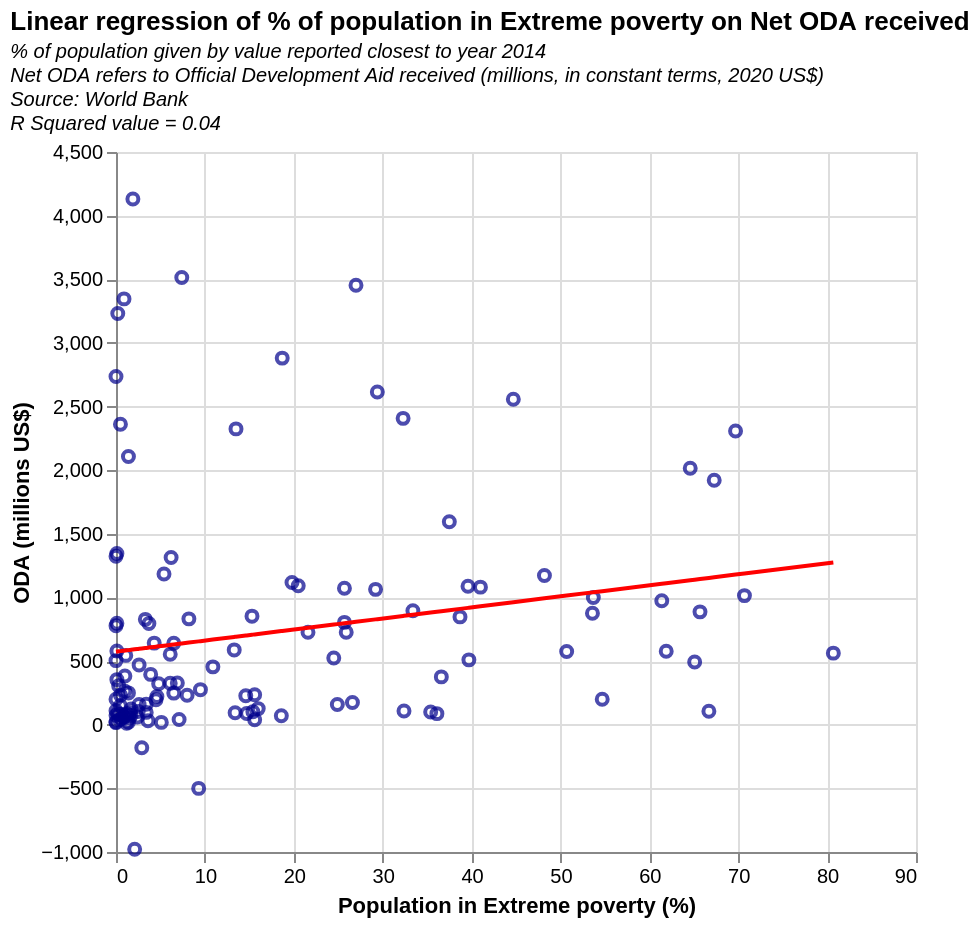

The specification (Vega-Lite) saved for this image:
### Vega-Lite specification from a JSON file in a GitHub repository (floating-point values rounded to 4 significant figures)
{"$schema": "https://vega.github.io/schema/vega-lite/v5.json", "data": {"values": [{"": "0", "X": "1.0", "y": "262.730011", "y2": "582.75865585167"}, {"": "1", "X": "0.5", "y": "148.3500061", "y2": "578.4134764996641"}, {"": "2", "X": "14.6", "y": "227.8099976", "y2": "700.9475342262324"}, {"": "3", "X": "0.6", "y": "47.02000046", "y2": "579.2825123700652"}, {"": "4", "X": "1.4", "y": "250.0099945", "y2": "586.2347993332749"}, {"": "5", "X": "0.0", "y": "200.8099976", "y2": "574.0682971476581"}, {"": "6", "X": "13.5", "y": "2324.47998", "y2": "691.3881396518192"}, {"": "7", "X": "0.0", "y": "110.3499985", "y2": "574.0682971476581"}, {"": "8", "X": "50.7", "y": "575.2199707000001", "y2": "1014.6694834410632"}, {"": "9", "X": "1.7", "y": "123.0899963", "y2": "588.8419069444784"}, {"": "10", "X": "4.3", "y": "641.1699828999999", "y2": "611.4368395749094"}, {"": "11", "X": "0.1", "y": "578.8900146", "y2": "574.9373330180592"}, {"": "12", "X": "15.4", "y": "101.7799988", "y2": "707.8998211894419"}, {"": "13", "X": "3.3", "y": "827.8900146", "y2": "602.7464808708975"}, {"": "14", "X": "39.6", "y": "1088.27002", "y2": "918.2065018265307"}, {"": "15", "X": "65.1", "y": "492.2099915", "y2": "1139.810648778835"}, {"": "16", "X": "4.6", "y": "222.0099945", "y2": "614.043947186113"}, {"": "17", "X": "25.7", "y": "804.0599976", "y2": "797.4105158407649"}, {"": "18", "X": "61.9", "y": "577.1400146", "y2": "1112.0015009259969"}, {"": "19", "X": "36.6", "y": "375.8200073", "y2": "892.135425714495"}, {"": "20", "X": "0.5", "y": "232.6900024", "y2": "578.4134764996641"}, {"": "21", "X": "2.1", "y": "-978.9699707000001", "y2": "592.3180504260831"}, {"": "22", "X": "5.4", "y": "1183.930054", "y2": "620.9962341493225"}, {"": "23", "X": "18.6", "y": "70.62999725", "y2": "735.7089690422802"}, {"": "24", "X": "69.7", "y": "2308.399902", "y2": "1179.7862988172901"}, {"": "25", "X": "35.4", "y": "100.3499985", "y2": "881.7069952696806"}, {"": "26", "X": "1.5", "y": "52.49000168", "y2": "587.103835203676"}, {"": "27", "X": "33.4", "y": "896.0900269", "y2": "864.3262778616568"}, {"": "28", "X": "24.9", "y": "158.2599945", "y2": "790.4582288775553"}, {"": "29", "X": "3.4", "y": "160.2700043", "y2": "603.6155167412986"}, {"": "30", "X": "2.6", "y": "158.61999509999998", "y2": "596.6632297780891"}, {"": "31", "X": "0.9", "y": "3345.830078", "y2": "581.8896199812689"}, {"": "32", "X": "3.4", "y": "96.91999817", "y2": "603.6155167412986"}, {"": "33", "X": "36.1", "y": "87.19999695", "y2": "887.790246362489"}, {"": "34", "X": "27.0", "y": "3453.01001", "y2": "808.7079821559804"}, {"": "35", "X": "0.4", "y": "84.26000214", "y2": "577.5444406292629"}, {"": "36", "X": "2.5", "y": "104.2699966", "y2": "595.7941939076879"}, {"": "37", "X": "13.4", "y": "94.19999695", "y2": "690.519103781418"}, {"": "38", "X": "6.1", "y": "554.25", "y2": "627.0794852421309"}, {"": "39", "X": "25.7", "y": "1072.23999", "y2": "797.4105158407649"}, {"": "40", "X": "9.5", "y": "275.5899963", "y2": "656.6267048357715"}, {"": "41", "X": "24.5", "y": "524.25", "y2": "786.9820853959505"}, {"": "42", "X": "66.7", "y": "105.20999909999999", "y2": "1153.7152227052543"}, {"": "43", "X": "29.2", "y": "1063.650024", "y2": "827.8267713048067"}, {"": "44", "X": "13.3", "y": "587.8699951", "y2": "689.6500679110169"}, {"": "45", "X": "18.7", "y": "2880.620117", "y2": "736.5780049126813"}, {"": "46", "X": "9.3", "y": "-500.10998539999997", "y2": "654.8886330949691"}, {"": "47", "X": "0.8", "y": "68.45999908", "y2": "581.0205841108676"}, {"": "48", "X": "0.1", "y": "1345.339966", "y2": "574.9373330180592"}, {"": "49", "X": "0.0", "y": "2736.330078", "y2": "574.0682971476581"}, {"": "50", "X": "0.0", "y": "75.0", "y2": "574.0682971476581"}, {"": "51", "X": "29.4", "y": "2614.709961", "y2": "829.564843045609"}, {"": "52", "X": "1.7", "y": "73.58000183", "y2": "588.8419069444784"}, {"": "53", "X": "1.1", "y": "544.8200072999999", "y2": "583.6276917220712"}, {"": "54", "X": "1.0", "y": "382.35998539999997", "y2": "582.75865585167"}, {"": "55", "X": "10.9", "y": "454.61999510000004", "y2": "668.7932070213882"}, {"": "56", "X": "0.0", "y": "778.3099976", "y2": "574.0682971476581"}, {"": "57", "X": "32.4", "y": "107.4000015", "y2": "855.6359191576448"}, {"": "58", "X": "25.9", "y": "726.8099976", "y2": "799.1485875815672"}, {"": "59", "X": "80.7", "y": "562.5100097999999", "y2": "1275.3802445614215"}, {"": "60", "X": "65.7", "y": "886.75", "y2": "1145.0248640012423"}, {"": "61", "X": "0.0", "y": "16.520000460000002", "y2": "574.0682971476581"}, {"": "62", "X": "0.0", "y": "21.04999924", "y2": "574.0682971476581"}, {"": "63", "X": "48.2", "y": "1171.829956", "y2": "992.9435866810335"}, {"": "64", "X": "0.9", "y": "60.0", "y2": "581.8896199812689"}, {"": "65", "X": "6.5", "y": "248.5500031", "y2": "630.5556287237357"}, {"": "66", "X": "0.4", "y": "40.069999689999996", "y2": "577.5444406292629"}, {"": "67", "X": "3.7", "y": "795.6599731", "y2": "606.2226243525023"}, {"": "68", "X": "16.0", "y": "126.55999759999999", "y2": "713.114036411849"}, {"": "69", "X": "0.0", "y": "503.7799988", "y2": "574.0682971476581"}, {"": "70", "X": "0.3", "y": "306.480011", "y2": "576.6754047588616"}, {"": "71", "X": "1.6", "y": "92.16999817", "y2": "587.9728710740771"}, {"": "72", "X": "1.4", "y": "2107.5", "y2": "586.2347993332749"}, {"": "73", "X": "64.6", "y": "2014.949951", "y2": "1135.4654694268293"}, {"": "74", "X": "6.2", "y": "1313.819946", "y2": "627.948521112532"}, {"": "75", "X": "15.6", "y": "235.5", "y2": "709.6378929302443"}, {"": "76", "X": "1.4", "y": "19.770000460000002", "y2": "586.2347993332749"}, {"": "77", "X": "8.2", "y": "831.7800292999999", "y2": "645.3292385205559"}, {"": "78", "X": "3.9", "y": "395.51000980000003", "y2": "607.9606960933046"}, {"": "79", "X": "53.6", "y": "875.6599731", "y2": "1039.871523682698"}, {"": "80", "X": "32.3", "y": "2407.22998", "y2": "854.7668832872437"}, {"": "81", "X": "4.5", "y": "196.1499939", "y2": "613.1749113157118"}, {"": "82", "X": "7.4", "y": "3514.129883", "y2": "638.3769515573464"}, {"": "83", "X": "2.9", "y": "-180.27999880000002", "y2": "599.2703373892926"}, {"": "84", "X": "39.7", "y": "509.6600037", "y2": "919.075537696932"}, {"": "85", "X": "2.4", "y": "60.040000920000004", "y2": "594.9251580372867"}, {"": "86", "X": "4.8", "y": "322.44000239999997", "y2": "615.7820189269154"}, {"": "87", "X": "6.5", "y": "640.0", "y2": "630.5556287237357"}, {"": "88", "X": "53.7", "y": "1000.099976", "y2": "1040.740559553099"}, {"": "89", "X": "1.2", "y": "86.15000153", "y2": "584.4967275924724"}, {"": "90", "X": "15.6", "y": "39.38999939", "y2": "709.6378929302443"}, {"": "91", "X": "41.0", "y": "1081.130005", "y2": "930.3730040121475"}, {"": "92", "X": "6.9", "y": "327.17001339999996", "y2": "634.0317722053404"}, {"": "93", "X": "1.2", "y": "11.32999992", "y2": "584.4967275924724"}, {"": "94", "X": "38.7", "y": "847.25", "y2": "910.38517899292"}, {"": "95", "X": "26.6", "y": "175.0500031", "y2": "805.2318386743756"}, {"": "96", "X": "70.7", "y": "1014.5", "y2": "1188.476657521302"}, {"": "97", "X": "20.5", "y": "1092.27002", "y2": "752.2206505799028"}, {"": "98", "X": "67.3", "y": "1920.449951", "y2": "1158.9294379276614"}, {"": "99", "X": "2.6", "y": "470.07998660000004", "y2": "596.6632297780891"}, {"": "100", "X": "5.1", "y": "18.46999931", "y2": "618.389126538119"}, {"": "101", "X": "15.3", "y": "853.0599976", "y2": "707.0307853190407"}, {"": "102", "X": "6.1", "y": "325.35998539999997", "y2": "627.0794852421309"}, {"": "103", "X": "44.7", "y": "2557.97998", "y2": "962.5273312169917"}, {"": "104", "X": "0.1", "y": "354.2099915", "y2": "574.9373330180592"}, {"": "105", "X": "8.0", "y": "231.2700043", "y2": "643.5911667797536"}, {"": "106", "X": "54.7", "y": "200.4799957", "y2": "1049.430918257111"}, {"": "107", "X": "1.1", "y": "74.33999634", "y2": "583.6276917220712"}, {"": "108", "X": "0.1", "y": "796.9299927000001", "y2": "574.9373330180592"}, {"": "109", "X": "0.2", "y": "3231.070068", "y2": "575.8063688884605"}, {"": "110", "X": "3.6", "y": "31.590000149999998", "y2": "605.353588482101"}, {"": "111", "X": "37.5", "y": "1595.050049", "y2": "899.9567485481057"}, {"": "112", "X": "0.0", "y": "1323.400024", "y2": "574.0682971476581"}, {"": "113", "X": "0.2", "y": "86.91999817", "y2": "575.8063688884605"}, {"": "114", "X": "14.7", "y": "88.70999908", "y2": "701.8165700966335"}, {"": "115", "X": "7.1", "y": "41.47000122", "y2": "635.7698439461428"}, {"": "116", "X": "1.9", "y": "4130.580078", "y2": "590.5799786852808"}, {"": "117", "X": "0.5", "y": "2361.389893", "y2": "578.4134764996641"}, {"": "118", "X": "19.8", "y": "1117.849976", "y2": "746.1373994870944"}, {"": "119", "X": "61.4", "y": "973.4799805", "y2": "1107.6563215739911"}, {"": "120", "X": "21.6", "y": "726.9299927000001", "y2": "761.780045154316"}], "format": {"parse": {"X": "number"}}}, "height": 350, "width": 400, "title": {"text": "Linear regression of % of population in Extreme poverty on Net ODA received", "subtitle": ["% of population given by value reported closest to year 2014", "Net ODA refers to Official Development Aid received (millions, in constant terms, 2020 US$)", "Source: World Bank", "R Squared value = 0.04"], "subtitleFontStyle": "italic", "subtitleFontSize": 10, "anchor": "start", "color": "black", "subtitleColor": "black"}, "layer": [{"mark": {"type": "point", "color": "darkblue"}, "encoding": {"x": {"field": "X", "type": "quantitative", "title": " Population in Extreme poverty (%)"}, "y": {"field": "y", "type": "quantitative", "title": "ODA (millions US$)"}}}, {"mark": {"type": "line", "color": "red"}, "encoding": {"x": {"field": "X", "type": "quantitative"}, "y": {"field": "y2", "type": "quantitative"}}}]}
